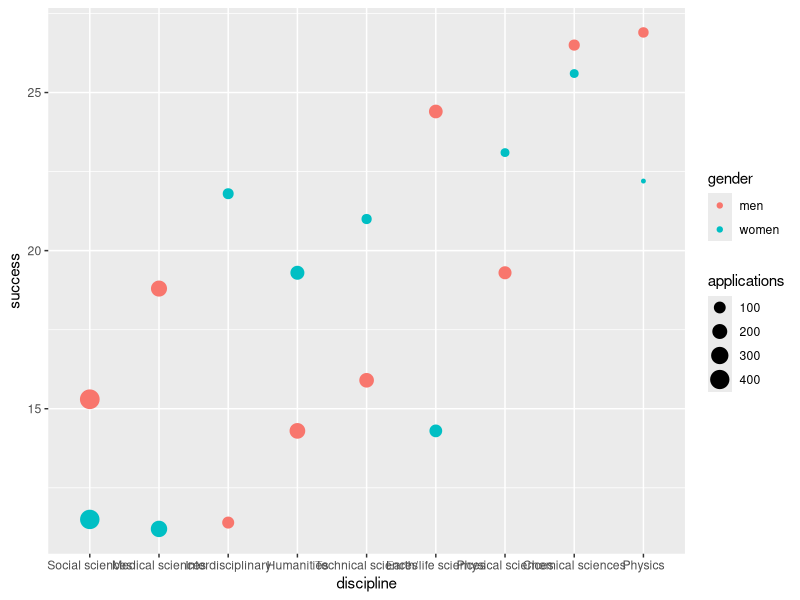

Write R code to recreate this figure.
library(dslabs)
library(tidyverse)
library(broom)
data("research_funding_rates")
# Long wack way
tab <- research_funding_rates %>% 
  select(discipline,applications_men,applications_women, awards_men, awards_women) %>% 
  pivot_longer(c(applications_men, applications_women), names_to = "gender", values_to = "applications") %>% 
  pivot_longer(c(awards_men,awards_women), names_to = "gender2", values_to = "awards")

tab$gender <- str_replace_all(string = tab$gender, pattern = "applications_", replacement = "") 
tab$gender2 <- str_replace_all(string = tab$gender2, pattern = "awards_", replacement = "")
    
t1 <- tab %>% select(discipline,gender, applications)
t2 <- tab %>% select(discipline,gender2, awards) %>% rename(gender = gender2)
pat2 <- c(seq(1,nrow(t2), by = 4), seq(2,nrow(t2), by = 4))
t1 <- t1[seq(1, nrow(t1), by = 2),]
t2 <- t2[pat2,]
tab <- inner_join(t1,t2, c("discipline","gender")) %>% 
  group_by(gender) %>% 
  summarise(awarded = sum(awards), not = sum(applications) - sum(awards))

# Better way
two_by_two <- research_funding_rates %>% 
  select(-discipline) %>% 
  summarize_all(funs(sum)) %>%
  summarize(yes_men = awards_men, 
            no_men = applications_men - awards_men, 
            yes_women = awards_women, 
            no_women = applications_women - awards_women) %>%
  gather %>%
  separate(key, c("awarded", "gender")) %>%
  spread(gender, value)
tidy(chisq.test(two_by_two[-1]))

# Checking for Simpson's paradox
dat <- research_funding_rates %>% 
  mutate(discipline = reorder(discipline, success_rates_total)) %>%
  rename(success_total = success_rates_total,
         success_men = success_rates_men,
         success_women = success_rates_women) %>%
  gather(key, value, -discipline) %>%
  separate(key, c("type", "gender")) %>%
  spread(type, value) %>%
  filter(gender != "total")

dat %>% ggplot(aes(discipline,success, color = gender, size = applications)) +
  geom_point()
